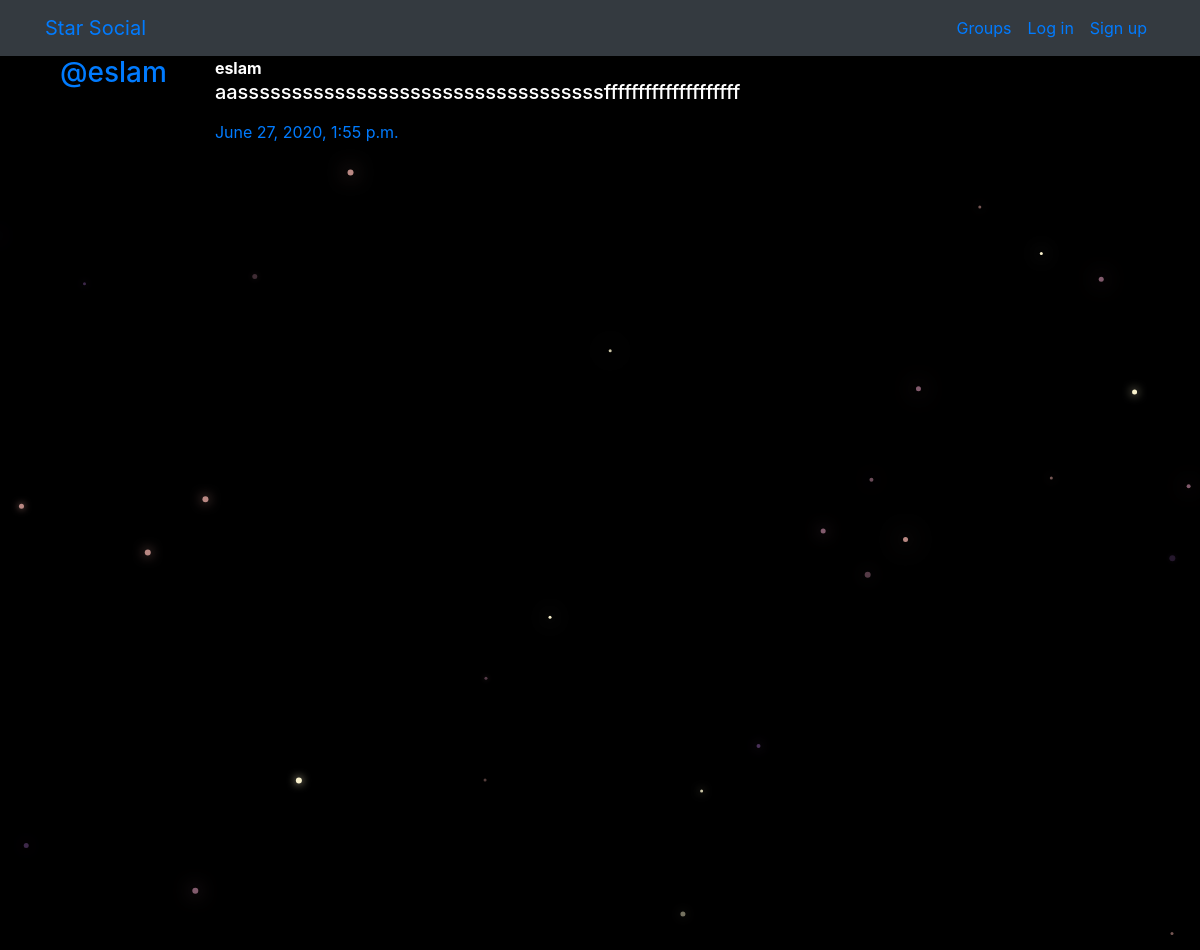
Page /posts/by/eslam/3/ on the committed database.
### posts/models.py (models this page shows, shortened)
class Post(models.Model):
    user = models.ForeignKey(User, related_name="user_posts",on_delete=models.CASCADE)
    created_at = models.DateTimeField(auto_now=True)
    message = models.TextField()
    message_html = models.TextField(editable=False)
    group = models.ForeignKey(Group, related_name="group_posts",null=True, blank=True,on_delete=models.CASCADE)
    class Meta:
        ordering = ["-created_at"]
        unique_together = ["user", "message"] #It means the user shouldn't create the same post in any group

### posts/views.py (the view)
# urls.py: path("by/<username>/<int:pk>/",views.PostDetail.as_view(),name="single"),
class PostDetail(SelectRelatedMixin, generic.DetailView):
    model = models.Post
    select_related = ("user", "group")
    def get_queryset(self):
        queryset = super().get_queryset()
        return queryset.filter(
            user__username__iexact=self.kwargs.get("username")
        ) #returns the user's post

### posts/templates/posts/post_detail.html
{% extends "posts/post_base.html" %}
{% block post_content %}
    {% include "posts/_post.html" %}
{% endblock %}

### posts/templates/posts/_post.html (shortened to what this page needs)
<div class="media">
	<h3 class="mr-5"><a href="{% url 'posts:for_user' username=post.user.username %}">@{{ post.user.username }}</a></h3>
	<div class="media-body">
		<strong>{{ post.user.username }}</strong>
		<h5>{{ post.message_html|safe }}</h5>
			<time class="time"><a href="{% url 'posts:single' username=post.user.username pk=post.pk %}" >{{ post.created_at }}</a></time>
	</div>
</div>

### static/simplesocial/css/master.css (style rules this page uses)
body { margin: 0; overflow: hidden; background-color: black; color:white; }

### rows in the picture
Post: user.username "eslam", message_html "aassssssssssssssssssssssssssssssssssffffffffffffffffffff", created_at "June 27, 2020, 1:55 p.m."
